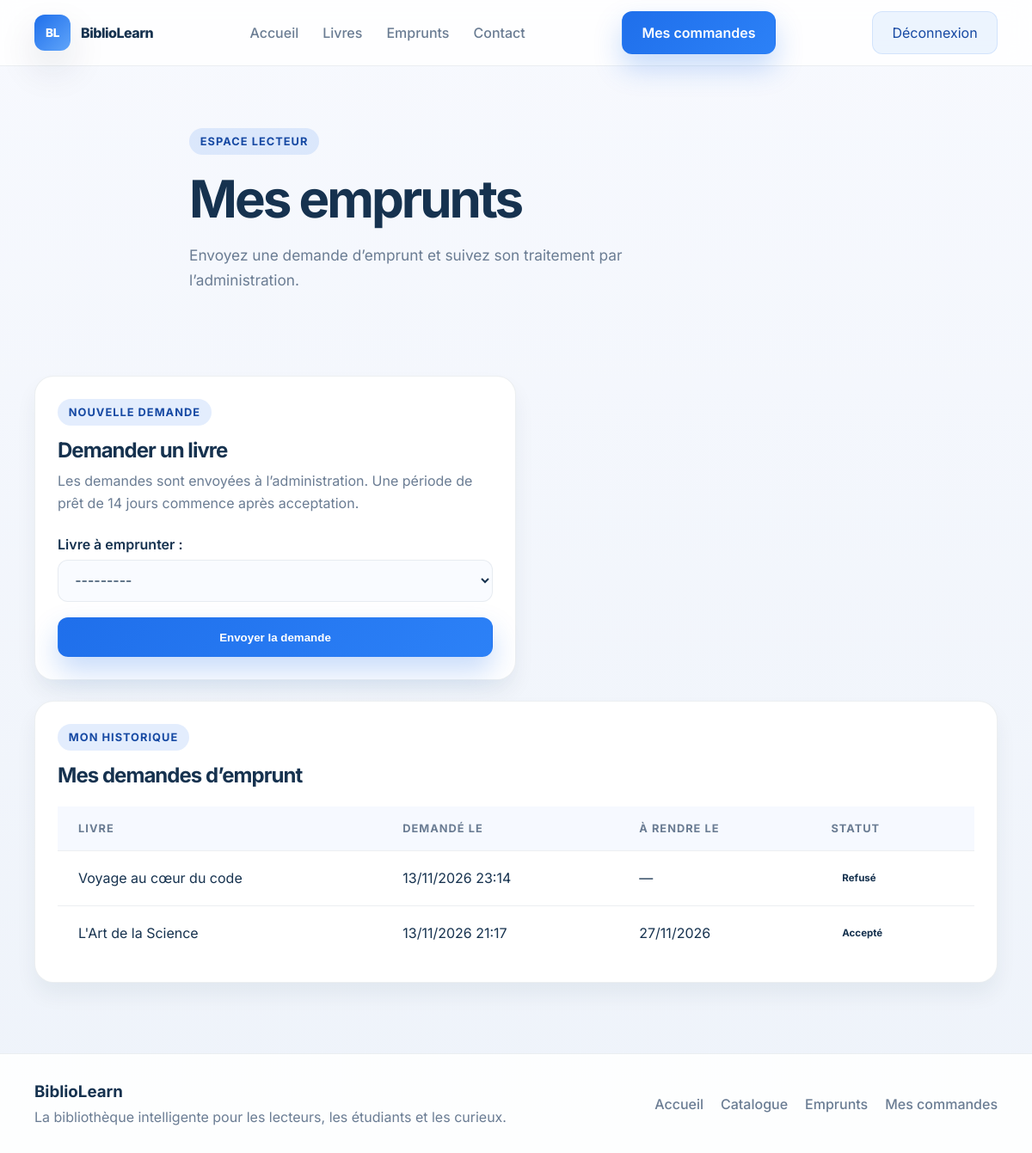
Screenshot of /emprunts/ (signed in) with the database file from the repository.
### pages/models.py (models this page shows, shortened)
class Loan(models.Model):
    class Status(models.TextChoices):
        PENDING = "pending", "En attente"
        APPROVED = "approved", "Accepté"
        REJECTED = "rejected", "Refusé"
        RETURNED = "returned", "Retourné"
    customer = models.ForeignKey(
        settings.AUTH_USER_MODEL,
        on_delete=models.PROTECT,
        related_name="book_loans",
        verbose_name="lecteur",
    )
    book = models.ForeignKey(
        Book,
        on_delete=models.PROTECT,
        related_name="loans",
        verbose_name="livre",
    )
    status = models.CharField(
        "statut",
        max_length=10,
        choices=Status.choices,
        default=Status.PENDING,
    )
    requested_at = models.DateTimeField("date de demande", auto_now_add=True)
    due_date = models.DateField("date de retour prévue", null=True, blank=True)
    class Meta:
        ordering = ["-requested_at"]
        verbose_name = "demande d'emprunt"
        verbose_name_plural = "demandes d'emprunt"

class Book(models.Model):
    class Status(models.TextChoices):
        AVAILABLE = "disponible", "Disponible"
        RESERVED = "reserve", "Réservé"
        BORROWED = "emprunte", "Emprunté"
    title = models.CharField("titre", max_length=200)
    author = models.CharField("auteur", max_length=150)
    category = models.ForeignKey(
        Category,
        on_delete=models.PROTECT,
        related_name="books",
        verbose_name="catégorie",
    )
    rating = models.PositiveSmallIntegerField(
        "note",
        default=5,
        validators=[MinValueValidator(1), MaxValueValidator(5)],
    )
    price = models.DecimalField(
        "prix (MAD)",
        max_digits=8,
        decimal_places=2,
        default=Decimal("0.00"),
        validators=[MinValueValidator(Decimal("0.00"))],
    )
    status = models.CharField(
        "statut",
        max_length=12,
        choices=Status.choices,
        default=Status.AVAILABLE,
    )
    class Meta:
        ordering = ["title"]
        verbose_name = "livre"
        verbose_name_plural = "livres"
    def __str__(self):
        return self.title

### pages/views.py (the view, shortened to what this page needs)
# urls.py: path("emprunts/", views.emprunts, name="emprunts"),
@login_required(login_url="customer_login")
def emprunts(request):
    form = LoanRequestForm(
        request.POST or None,
        initial={"book": request.GET.get("book")},
    )
    loans = Loan.objects.select_related("book").filter(customer=request.user)
    return render(
        request,
        "pages/emprunts.html",
        {
            "form": form,
            "loans": loans,
            "available_books_count": Book.objects.filter(
                status=Book.Status.AVAILABLE
            ).count(),
        },
    )

### pages/forms.py
class LoanRequestForm(forms.Form):
    book = forms.ModelChoiceField(
        label="Livre à emprunter",
        queryset=Book.objects.none(),
        widget=forms.Select(attrs={"class": "form-control"}),
    )
    def __init__(self, *args, **kwargs):
        super().__init__(*args, **kwargs)
        self.fields["book"].queryset = Book.objects.filter(
            status=Book.Status.AVAILABLE
        ).order_by("title")

### pages/Templates/pages/emprunts.html (shortened to what this page needs)
{% extends 'base.html' %}
{% block content %}
<section class="page-hero">
    <div class="container narrow">
        <span class="eyebrow">Espace lecteur</span>
        <h1>Mes emprunts</h1>
        <p>Envoyez une demande d’emprunt et suivez son traitement par l’administration.</p>
    </div>
</section>
<section class="section">
    <div class="container loan-page-grid">
        <section class="dashboard-panel loan-request-panel">
            <div class="dashboard-panel-heading">
                <span class="eyebrow">Nouvelle demande</span>
                <h2>Demander un livre</h2>
                <p>Les demandes sont envoyées à l’administration. Une période de prêt de 14 jours commence après acceptation.</p>
            </div>
            <form method="post" class="dashboard-form">
                <div class="dashboard-field">
                    {{ form.book.label_tag }}
                    {{ form.book }}
                </div>
                <button class="btn btn-primary" type="submit" {% if not available_books_count %}disabled{% endif %}>Envoyer la demande</button>
            </form>
        </section>
        <section class="dashboard-panel">
            <div class="dashboard-panel-heading">
                <span class="eyebrow">Mon historique</span>
                <h2>Mes demandes d’emprunt</h2>
            </div>
            <div class="dashboard-table-wrap">
                <table class="data-table">
            <thead>
                <tr>
                    <th>Livre</th>
                    <th>Demandé le</th>
                    <th>À rendre le</th>
                    <th>Statut</th>
                </tr>
            </thead>
            <tbody>
                {% for loan in loans %}
                <tr>
                    <td>{{ loan.book }}</td>
                    <td>{{ loan.requested_at|date:"d/m/Y H:i" }}</td>
                    <td>{{ loan.due_date|date:"d/m/Y"|default:"—" }}</td>
                    <td><span class="status status-{{ loan.status }}">{{ loan.get_status_display }}</span></td>
                </tr>
                {% empty %}
                <tr>
                    <td colspan="4" class="dashboard-empty">Vous n’avez pas encore de demande.</td>
                </tr>
                {% endfor %}
            </tbody>
                </table>
            </div>
        </section>
    </div>
</section>
{% endblock %}

### pages/static/pages/css/styles.css (style rules this page uses)
:root { --bg: #f4f7fb; --surface: #ffffff; --surface-soft: #eef5ff; --primary: #1f6feb; --primary-dark: #1649a3; --primary-soft: rgba(31, 111, 235, 0.12); --text: #16324f; --muted: #6a7c93; --border: rgba(22, 50, 79, 0.08); --shadow: 0 20px 45px rgba(20, 35, 64, 0.12); --success: #1ea97c; --warning: #f7a82d; --danger: #e55c5c; }
* { box-sizing: border-box; }
html { scroll-behavior: smooth; }
body { margin: 0; font-family: 'Inter', sans-serif; background: linear-gradient(180deg, #f7f9fe 0%, #eef3fa 100%); color: var(--text); }
.container { width: min(1120px, calc(100% - 32px)); margin: 0 auto; }
.btn { display: inline-flex; align-items: center; justify-content: center; border-radius: 12px; padding: 0.9rem 1.4rem; border: 1px solid transparent; font-weight: 600; transition: transform 0.2s ease, box-shadow 0.2s ease; }
.btn-primary { background: linear-gradient(135deg, var(--primary) 0%, #2c81f7 100%); color: #fff; box-shadow: 0 16px 32px rgba(31, 111, 235, 0.25); }
.eyebrow { display: inline-block; padding: 0.5rem 0.8rem; border-radius: 999px; background: var(--primary-soft); color: var(--primary-dark); font-size: 0.8rem; font-weight: 700; text-transform: uppercase; letter-spacing: 0.08em; }
.hero-copy h1, .page-hero h1, .section-head h2, .two-col h2 { margin: 18px 0 18px; line-height: 1.1; letter-spacing: -0.05em; font-size: clamp(2.4rem, 5vw, 4rem); }
.hero-copy p, .page-hero p { margin: 0; max-width: 620px; color: var(--muted); font-size: 1.08rem; line-height: 1.7; }
.section { padding: 82px 0; }
.page-hero { padding: 72px 0 14px; }
.narrow { max-width: 760px; }
.status { display: inline-flex; align-items: center; padding: 0.4rem 0.8rem; border-radius: 999px; font-size: 0.72rem; font-weight: 700; }
.data-table { width: 100%; border-collapse: collapse; }
.data-table th, .data-table td { text-align: left; padding: 18px 24px; border-bottom: 1px solid var(--border); }
.data-table th { background: rgba(31, 111, 235, 0.04); font-size: 0.8rem; text-transform: uppercase; letter-spacing: 0.08em; color: var(--muted); }
.data-table tbody tr:last-child td { border-bottom: 0; }
.dashboard-heading p, .dashboard-panel-heading p { color: var(--muted); line-height: 1.65; }
.dashboard-panel { min-width: 0; padding: 26px; background: var(--surface); border: 1px solid var(--border); border-radius: 22px; box-shadow: 0 14px 24px rgba(25, 43, 72, 0.06); }
.dashboard-panel-heading h2 { margin: 14px 0 8px; letter-spacing: -0.04em; }
.dashboard-panel-heading p { margin: 0; }
.dashboard-form { display: flex; flex-direction: column; gap: 18px; margin-top: 24px; }
.dashboard-field { display: flex; flex-direction: column; gap: 8px; }
.dashboard-field label { font-weight: 600; }
.form-control { width: 100%; min-height: 48px; padding: 0.8rem 0.95rem; border: 1px solid var(--border); border-radius: 12px; background: #f9fbff; color: var(--text); font: inherit; }
.dashboard-table-wrap { margin-top: 22px; overflow-x: auto; }
.loan-page-grid { display: grid; gap: 24px; }
.loan-request-panel { max-width: 560px; }
.loan-page-grid .dashboard-panel { min-width: 0; }

### rows the page displays
Loan: book "Voyage au cœur du code", requested_at "13/11/2026 23:14", due_date "—", status "Refusé"
Loan: book "L'Art de la Science", requested_at "13/11/2026 21:17", due_date "27/11/2026", status "Accepté"
